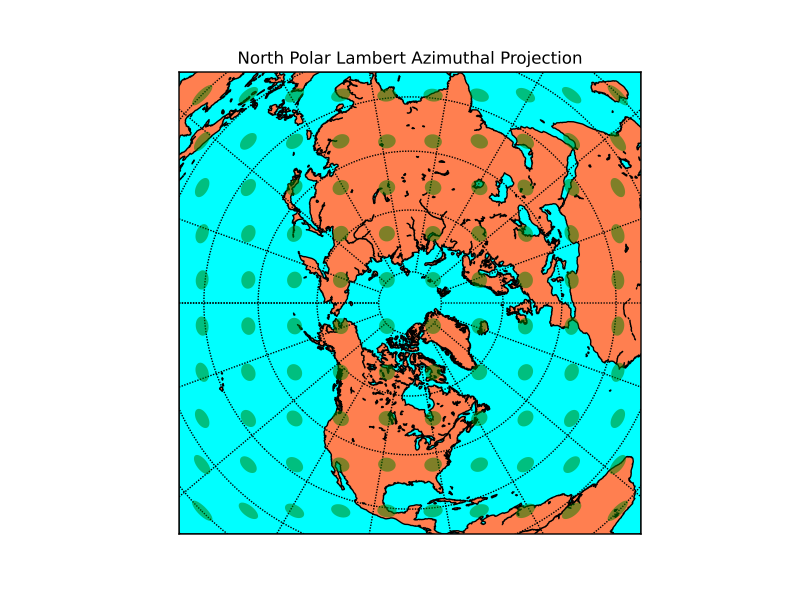

Reproduce this figure in Python.
from mpl_toolkits.basemap import Basemap
import numpy as np
import matplotlib.pyplot as plt
from matplotlib.patches import Polygon
# setup north polar lambert azimuthal basemap.
# The longitude lon_0 is at 6-o'clock, and the
# latitude circle boundinglat is tangent to the edge  
# of the map at lon_0.
m = Basemap(projection='nplaea',boundinglat=10,lon_0=270,resolution='l')
m.drawcoastlines()
m.fillcontinents(color='coral',lake_color='aqua')
# draw parallels and meridians.
m.drawparallels(np.arange(-80.,81.,20.))
m.drawmeridians(np.arange(-180.,181.,20.))
m.drawmapboundary(fill_color='aqua') 
# draw tissot's indicatrix to show distortion.
ax = plt.gca()
for y in np.linspace(m.ymax/20,19*m.ymax/20,10):
    for x in np.linspace(m.xmax/20,19*m.xmax/20,10):
        lon, lat = m(x,y,inverse=True)
        poly = m.tissot(lon,lat,2.5,100,\
                        facecolor='green',zorder=10,alpha=0.5)
plt.title("North Polar Lambert Azimuthal Projection")
plt.show()
